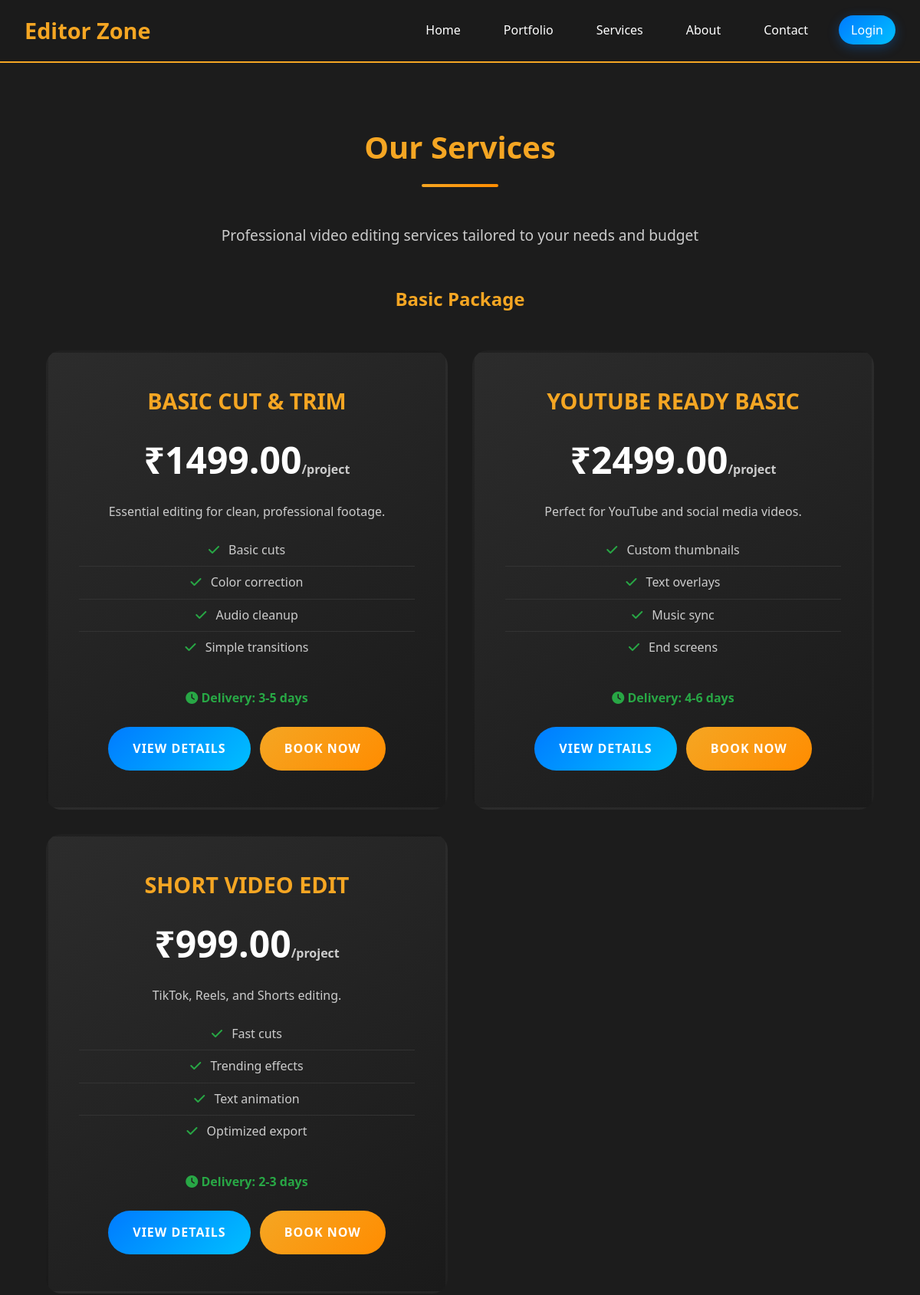
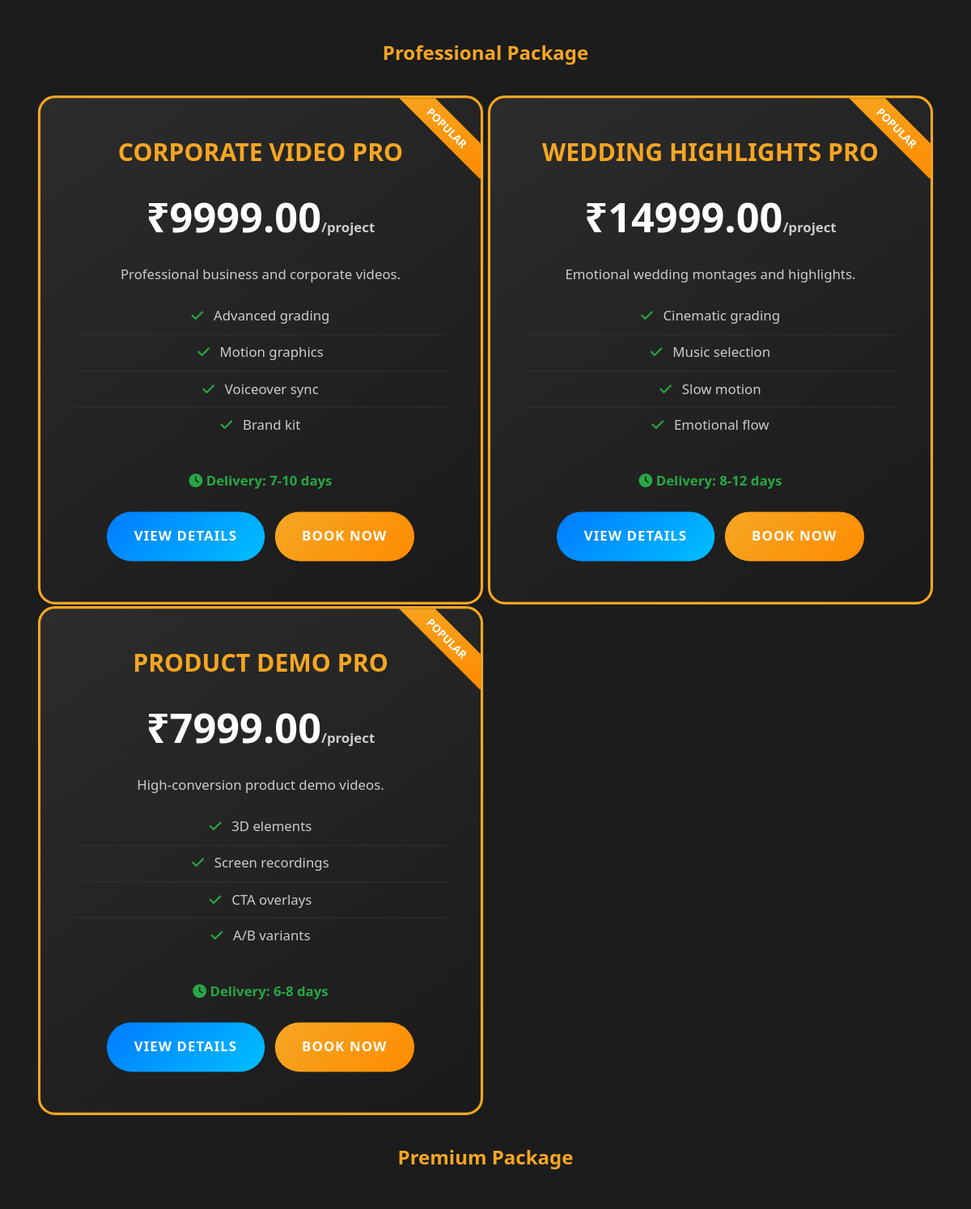
Page /services/ (upper part) on the committed database (2 pictures, top to bottom).
### main/models.py (models this page shows, shortened)
class Service(models.Model):
    PACKAGE_CHOICES = [
        ('basic', 'Basic'),
        ('professional', 'Professional'),
        ('premium', 'Premium'),
    ]
    name = models.CharField(max_length=100)
    description = models.TextField()
    package_type = models.CharField(max_length=20, choices=PACKAGE_CHOICES)
    price = models.DecimalField(max_digits=10, decimal_places=2)
    delivery_time = models.CharField(max_length=50)
    features = models.TextField(help_text="Features separated by commas")
    is_active = models.BooleanField(default=True)
    created_at = models.DateTimeField(auto_now_add=True)
    def get_features_list(self):
        return [feature.strip() for feature in self.features.split(',')]

### editor_zone/views.py (the view)
# urls.py: path('services/', views.services_view, name='services'),
def services_view(request):
    basic_services = Service.objects.filter(package_type='basic', is_active=True)
    professional_services = Service.objects.filter(package_type='professional', is_active=True)
    premium_services = Service.objects.filter(package_type='premium', is_active=True)
    context = {
        'basic_services': basic_services,
        'professional_services': professional_services,
        'premium_services': premium_services,
    }
    return render(request, 'services.html', context)

### templates/services.html (shortened to what this page needs)
<!DOCTYPE html>
<html lang="en">
<head>
    <link rel="stylesheet" href="https://cdnjs.cloudflare.com/ajax/libs/font-awesome/6.4.0/css/all.min.css">
    <link rel="stylesheet" href="{% load static %}{% static 'css/style.css' %}">
</head>
<body>
    {% include 'header.html' %}
    <main class="main-content">
        <section class="section">
            <h1 class="section-title">Our Services</h1>
            <p class="text-center" style="font-size: 1.2rem; color: #ccc; margin-bottom: 3rem;">
                Professional video editing services tailored to your needs and budget
            </p>
            <div class="service-section">
                <h2 style="color: #f5a623; text-align: center; margin: 3rem 0 2rem;">Basic Package</h2>
                <div class="service-packages">
                    {% for service in basic_services %}
                    <div class="service-card">
                        <h3>{{ service.name }}</h3>
                        <div class="price">₹{{ service.price }}<span>/project</span></div>
                        <p style="color: #ccc; margin-bottom: 1rem;">{{ service.description }}</p>
                        <ul class="features">
                            {% for feature in service.get_features_list %}
                            <li><i class="fas fa-check"></i> {{ feature }}</li>
                            {% endfor %}
                        </ul>
                        <p style="color: #28a745; font-weight: bold; margin-bottom: 1rem;">
                            <i class="fas fa-clock"></i> Delivery: {{ service.delivery_time }}
                        </p>
                        <a href="{% url 'service_detail' service.id %}" class="btn" style="margin: 0.5rem 0.25rem;">View Details</a>
                        <a href="{% url 'booking_with_service' service.id %}" class="btn btn-success" style="margin: 0.5rem 0.25rem;">Book Now</a>
                    </div>
                    {% endfor %}
                </div>
            </div>
            <div class="service-section">
                <h2 style="color: #f5a623; text-align: center; margin: 3rem 0 2rem;">Professional Package</h2>
                <div class="service-packages">
                    {% for service in professional_services %}
                    <div class="service-card popular">
                        <h3>{{ service.name }}</h3>
                        <div class="price">₹{{ service.price }}<span>/project</span></div>
                        <p style="color: #ccc; margin-bottom: 1rem;">{{ service.description }}</p>
                        <ul class="features">
                            {% for feature in service.get_features_list %}
                            <li><i class="fas fa-check"></i> {{ feature }}</li>
                            {% endfor %}
                        </ul>
                        <p style="color: #28a745; font-weight: bold; margin-bottom: 1rem;">
                            <i class="fas fa-clock"></i> Delivery: {{ service.delivery_time }}
                        </p>
                        <a href="{% url 'service_detail' service.id %}" class="btn" style="margin: 0.5rem 0.25rem;">View Details</a>
                        <a href="{% url 'booking_with_service' service.id %}" class="btn btn-success" style="margin: 0.5rem 0.25rem;">Book Now</a>
                    </div>
                    {% endfor %}
                </div>
            </div>
            <div class="service-section">
                <h2 style="color: #f5a623; text-align: center; margin: 3rem 0 2rem;">Premium Package</h2>
            </div>
        </section>
    </main>
    <script src="{% load static %}{% static 'js/main.js' %}"></script>
</body>
</html>

### templates/header.html (shortened to what this page needs)
<header class="header">
    <div class="navbar">
        <div class="nav-brand">
            <a href="{% url 'home' %}">
                <h2>Editor Zone</h2>
            </a>
        </div>
        <ul class="nav-links">
            <li><a href="{% url 'home' %}">Home</a></li>
            <li><a href="{% url 'portfolio' %}">Portfolio</a></li>
            <li><a href="{% url 'services' %}">Services</a></li>
            <li><a href="{% url 'about' %}">About</a></li>
            <li><a href="{% url 'contact' %}">Contact</a></li>
            {% if user.is_authenticated %}
                <li><a href="{% url 'booking' %}">Book Now</a></li>
                <li class="user-profile">
                    <i class="fas fa-user"></i> {{ user.username }}
                </li>
                <li><a href="{% url 'logout' %}" class="logout-btn">Logout</a></li>
            {% else %}
                <li><a href="{% url 'login' %}" class="logout-btn" style="background: var(--gradient-secondary) !important; box-shadow: 0 4px 15px rgba(0, 123, 255, 0.3) !important;">Login</a></li>
            {% endif %}
        </ul>
    </div>
</header>

### static/css/style.css (style rules this page uses)
* { margin: 0; padding: 0; }
body { font-family: 'Segoe UI', Tahoma, Geneva, Verdana, sans-serif; background-color: #1c1c1c; color: #fff; line-height: 1.6; overflow-x: hidden; }
:root { --charcoal: #1c1c1c; --golden: #f5a623; --white: #fff; --sky-blue: #007bff; --emerald: #28a745; --gradient-primary: linear-gradient(135deg, #f5a623, #ff8c00); --gradient-secondary: linear-gradient(135deg, #007bff, #00bfff); --gradient-dark: linear-gradient(135deg, #1c1c1c, #2c2c2c); }
.header { background: rgba(28, 28, 28, 0.95); backdrop-filter: blur(10px); position: fixed; top: 0; width: 100%; z-index: 1000; transition: all 0.3s ease; border-bottom: 2px solid #f5a623; }
.navbar { display: flex; justify-content: space-between; align-items: center; height: 80px; max-width: 1200px; margin: 0 auto; padding: 0 2rem; box-sizing: border-box; }
.navbar h2 { color: #f5a623; font-size: 1.8rem; font-weight: bold; text-decoration: none; }
.nav-brand a { text-decoration: none; }
.nav-links { display: flex; list-style: none; justify-content: space-between; gap: 1.5rem; align-items: center; }
.nav-links li a { color: #fff; text-decoration: none; font-weight: 500; transition: all 0.3s ease; border-radius: 25px; position: relative; padding: 0.5rem 1rem; }
.logout-btn { background: var(--gradient-primary) !important; color: #fff !important; padding: 0.5rem 1rem; border-radius: 25px; transition: all 0.3s ease; }
.main-content { margin-top: 80px; min-height: calc(100vh - 80px); }
.section { padding: 5rem 5%; max-width: 1200px; margin: 0 auto; }
.section-title { text-align: center; font-size: 2.5rem; color: #f5a623; margin-bottom: 3rem; font-weight: bold; position: relative; }
.section-title::after { content: ''; display: block; width: 100px; height: 4px; background: var(--gradient-primary); margin: 1rem auto; border-radius: 2px; }
.service-packages { display: grid; grid-template-columns: repeat(auto-fit, minmax(350px, 1fr)); gap: 2rem; margin-top: 3rem; }
.service-card { background: linear-gradient(145deg, #2c2c2c, #1a1a1a); border-radius: 20px; padding: 2.5rem; text-align: center; position: relative; border: 3px solid transparent; transition: all 0.3s ease; overflow: hidden; }
.service-card.popular { border-color: #f5a623; transform: scale(1.05); }
.service-card.popular::before { content: 'POPULAR'; position: absolute; top: 20px; right: -30px; background: var(--gradient-primary); color: #fff; padding: 5px 40px; font-size: 0.8rem; font-weight: bold; transform: rotate(45deg); }
.service-card .btn { margin: 0.5rem 0.25rem; }
.service-card h3 { color: #f5a623; font-size: 1.8rem; margin-bottom: 1rem; font-weight: bold; text-transform: uppercase; }
.price { font-size: 3rem; color: #fff; font-weight: bold; margin-bottom: 1rem; }
.price span { font-size: 1rem; color: #ccc; }
.features { list-style: none; margin-bottom: 2rem; }
.features li { padding: 0.5rem 0; color: #ccc; border-bottom: 1px solid #333; }
.features li:last-child { border-bottom: none; }
.features li i { color: #28a745; margin-right: 0.5rem; }
.btn { background: var(--gradient-secondary); color: #fff; padding: 1rem 2rem; border: none; border-radius: 50px; font-size: 1rem; font-weight: bold; cursor: pointer; transition: all 0.3s ease; text-decoration: none; display: inline-block; text-align: center; text-transform: uppercase; letter-spacing: 1px; }
.btn-success { background: var(--gradient-primary); }
.text-center { text-align: center; }

### rows in the picture
Service: name "BASIC CUT & TRIM", price "1499.00", description "Essential editing for clean, professional footage.", get_features_list "Basic cuts" "Color correction" "Audio cleanup" "Simple transitions", delivery_time "3-5 days"
Service: name "YOUTUBE READY BASIC", price "2499.00", description "Perfect for YouTube and social media videos.", get_features_list "Custom thumbnails" "Text overlays" "Music sync" "End screens", delivery_time "4-6 days"
Service: name "SHORT VIDEO EDIT", price "999.00", description "TikTok, Reels, and Shorts editing.", get_features_list "Fast cuts" "Trending effects" "Text animation" "Optimized export", delivery_time "2-3 days"
Service: name "CORPORATE VIDEO PRO", price "9999.00", description "Professional business and corporate videos.", get_features_list "Advanced grading" "Motion graphics" "Voiceover sync" "Brand kit", delivery_time "7-10 days"
Service: name "WEDDING HIGHLIGHTS PRO", price "14999.00", description "Emotional wedding montages and highlights.", get_features_list "Cinematic grading" "Music selection" "Slow motion" "Emotional flow", delivery_time "8-12 days"
Service: name "PRODUCT DEMO PRO", price "7999.00", description "High-conversion product demo videos.", get_features_list "3D elements" "Screen recordings" "CTA overlays" "A/B variants", delivery_time "6-8 days"
